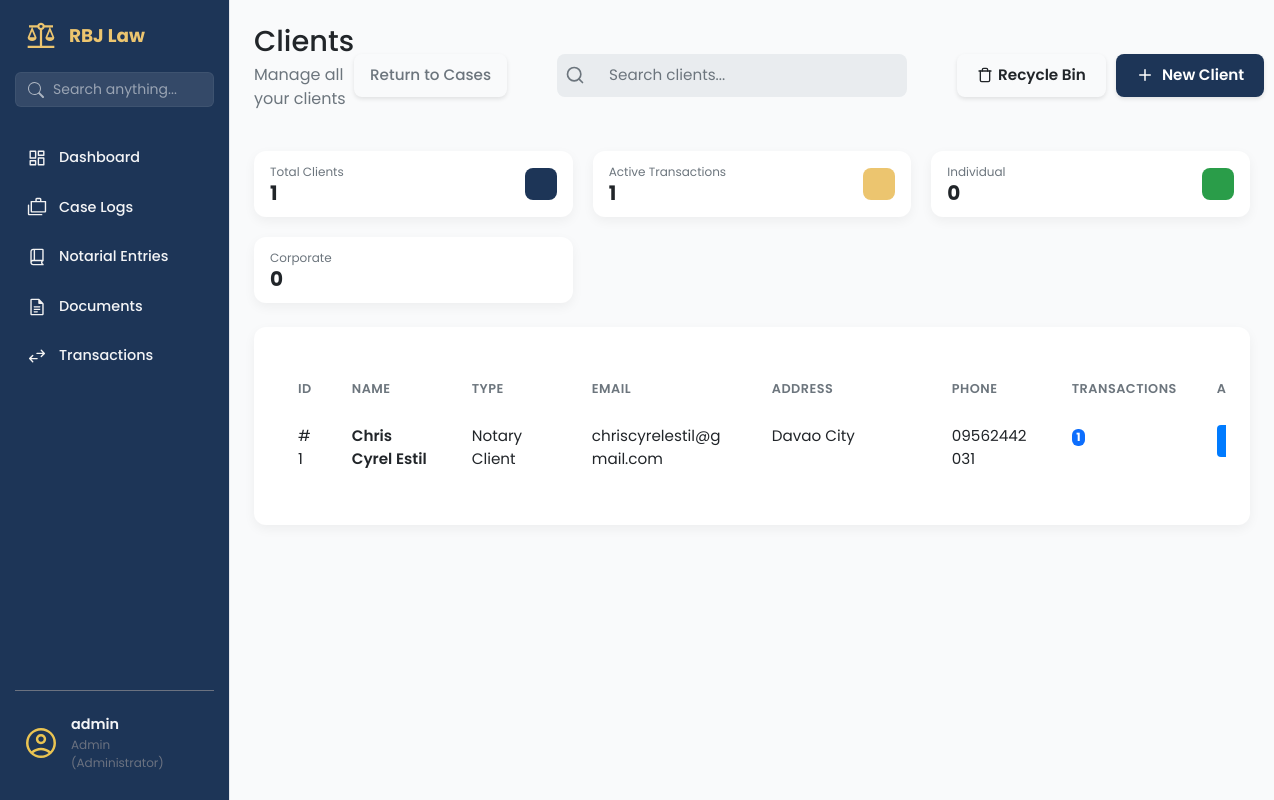
The app's page /clients/ (signed in), older data.
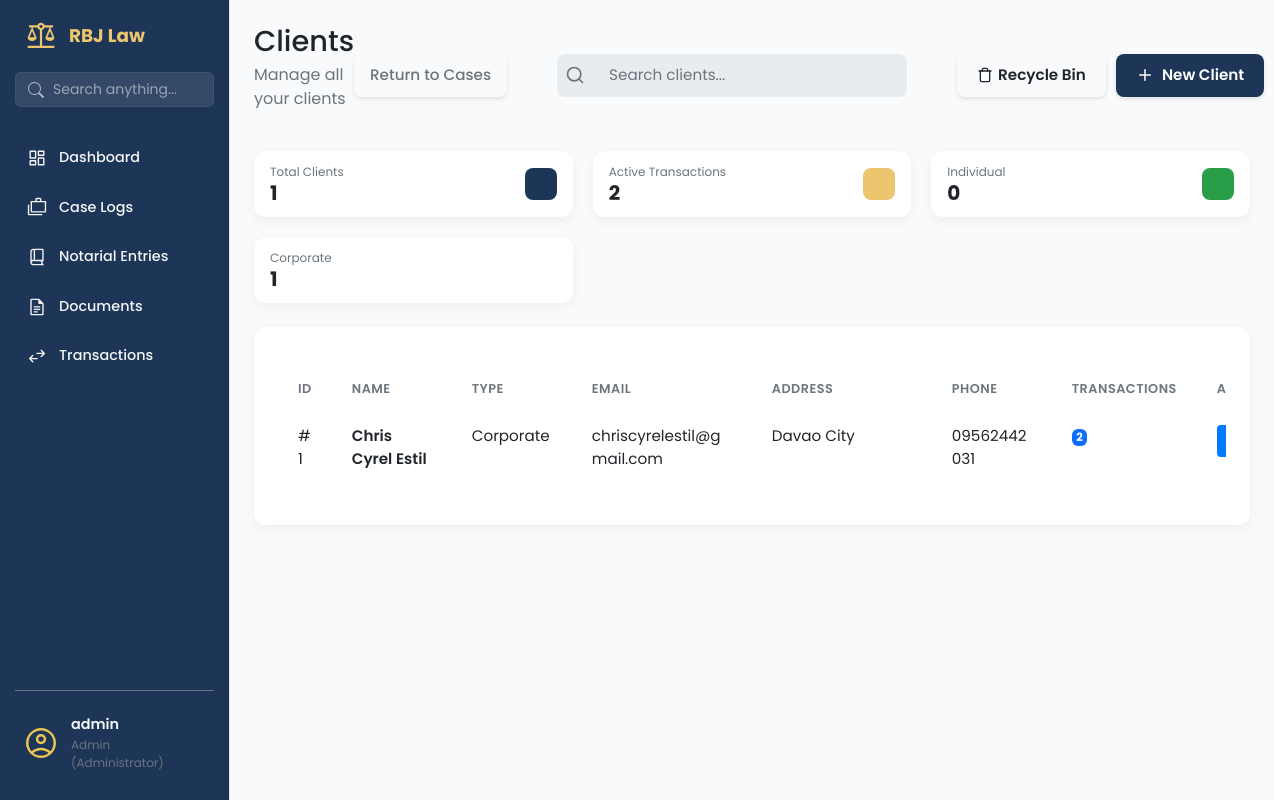
The same page, newer data.
### app/models/client_mdl.py (models this page shows, shortened)
class Client(db.Model):
    __tablename__ = 'clients'
    id = db.Column(db.Integer, primary_key=True)
    client_first_name = db.Column(db.String(100), nullable=False)
    client_last_name = db.Column(db.String(100), nullable=False)
    client_address = db.Column(db.String(255), nullable=False)
    client_email = db.Column(db.String(120), nullable=False, unique=True)
    client_phone = db.Column(db.String(50))
    client_role = db.Column(db.String(50))
    notes = db.Column(db.Text)
    is_active = db.Column(db.Boolean, default=True, nullable=False)
    deleted_at = db.Column(db.DateTime, nullable=True)
    @property
    def full_name(self):
        return f"{self.client_first_name} {self.client_last_name}"

### app/routes/clients_routes.py (the view)
@clients_bp.route('/')
@login_required
def clients_page():
    clients = Client.query.filter_by(is_active=True).all()
    return render_template('clients_page.html', clients=clients)

### app/templates/clients_page.html (shortened to what the changed rows need)
{% extends "base.html" %}
{% block content %}
<main class="dashboard-content">
    <header class="dashboard-header">
        <div>
            <h1>Clients </h1>
        </div>
    </header>
    <section class="dashboard-cards">
        <div class="data-card data-card--sm">
            <div class="data-card__info">
                <span class="data-card__title">Active Transactions</span>
                <span class="data-card__value">
                    {% set total_transactions = [] %}
                    {{ total_transactions|length }}
                </span>
            </div>
        </div>
                    {% set individual_count = [] %}
        <div class="data-card data-card--sm">
            <div class="data-card__info">
                <span class="data-card__title">Corporate</span>
                <span class="data-card__value">
                    {% set corporate_count = [] %}
                    {{ corporate_count|length }}
                </span>
            </div>
        </div>
    </section>
    <section class="dashboard-panels-bottom dashboard-panels-bottom--single">
        <div class="panel-card" style="width: 100%;">
            <div class="table-wrapper panel-card__body">
                <table class="table client-table">
                    <colgroup>
                    </colgroup>
                    <thead>
                        <tr>
                            <th data-sort-key="id">ID</th>
                            <th data-sort-key="name">Name</th>
                            <th data-sort-key="type">Type</th>
                            <th data-sort-key="email">Email</th>
                            <th data-sort-key="address">Address</th>
                            <th data-sort-key="phone">Phone</th>
                            <th data-sort-key="transactions">Transactions</th>
                            <th>Actions</th>
                        </tr>
                    </thead>
                    <tbody>
                        {% for client in clients %}
                        <tr>
                            <td>#{{ client.id }}</td>
                            <td>
                                <a href="#" class="table-link">{{ client.full_name }}</a>
                            </td>
                            <td>{{ client.client_role or 'Individual' }}</td>
                            <td>{{ client.client_email }}</td>
                            <td class="address-cell">
                                <span class="address-text" title="{{ client.client_address }}">
                                    {{ client.client_address }}
                                </span>
                            </td>
                            <td>{{ client.client_phone or 'N/A' }}</td>
                            <td>
                                <span class="badge bg-primary">{{ client.transaction_items|length }}</span>
                            </td>
                            <td>
                                <div class="action-buttons" style="justify-content: start;">
                                    <a href="{{ url_for('case.create_case') }}" class="btn-action btn-action--primary"
                                        title="New Case">
                                    </a>
                                </div>
                            </td>
                        </tr>
                        {% endfor %}
                    </tbody>
                </table>
            </div>
        </div>
    </section>
</main>
{% endblock content %}

Row changes from the older to the newer data that the page shows:
changed Client "Chris Cyrel Estil": client_role "Notary Client" → "Corporate"; transaction_items|length "1" → "2"
Text that changed along with them:
{{ total_transactions|length }}: "1" → "2"
{{ corporate_count|length }}: "0" → "1"
